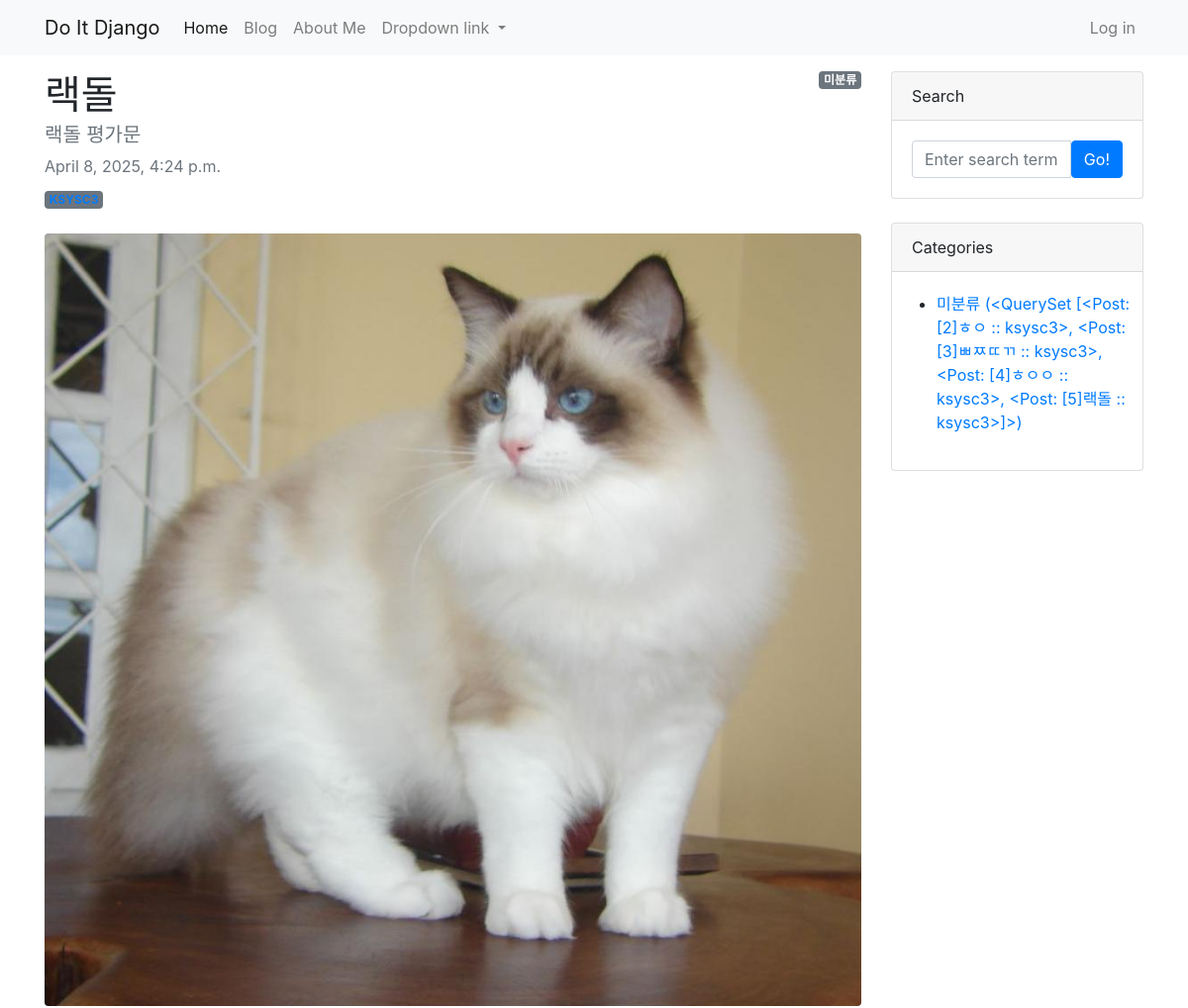
The app's page /blog/5/ (upper part), older data.
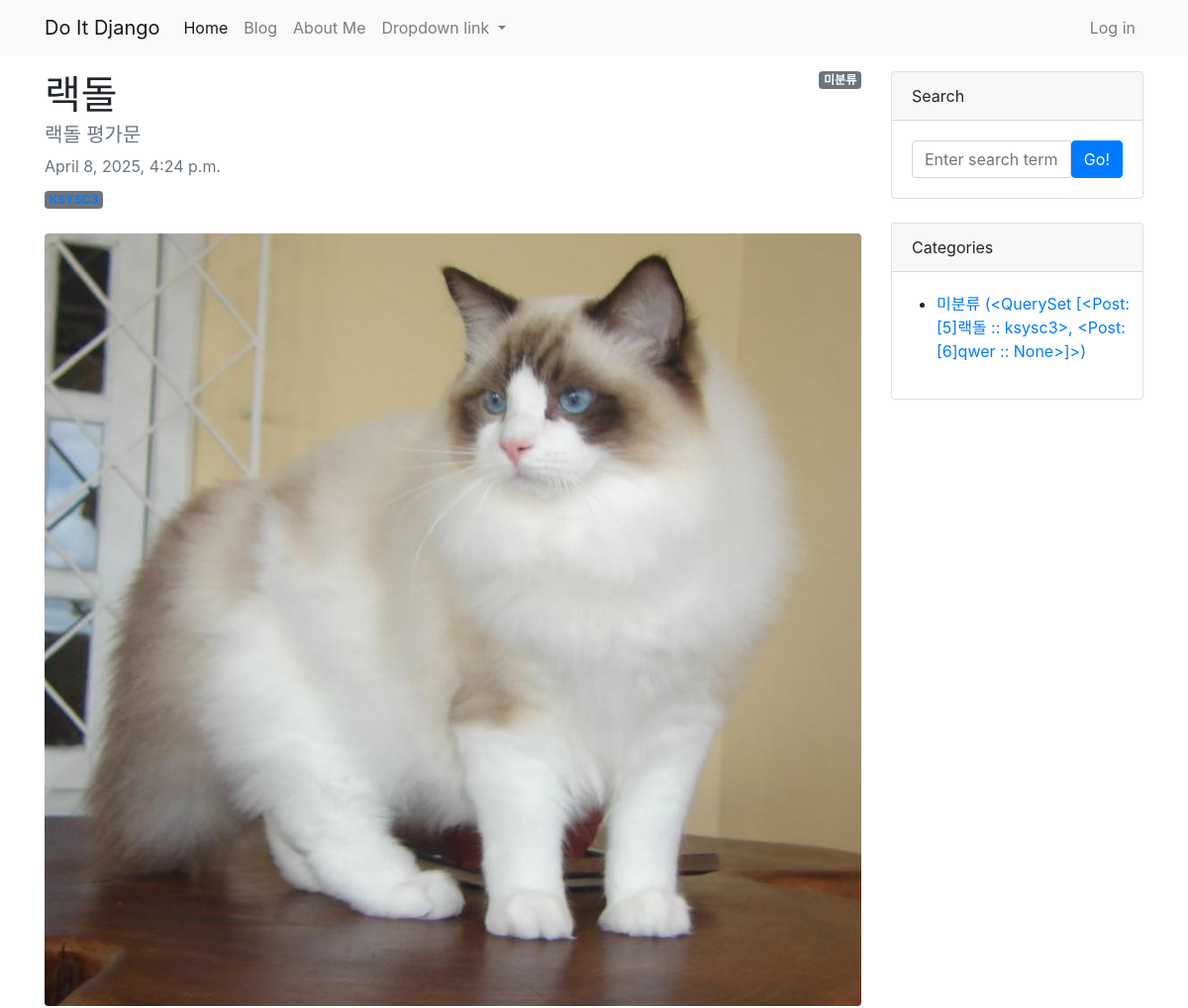
The same page, newer data.
### blog/models.py (models this page shows, shortened)
class Post(models.Model):
    title = models.CharField(max_length=30)
    hook_text = models.CharField(max_length=100, blank=True)
    content = models.TextField()
    head_image = models.ImageField(upload_to='blog/images/%Y/%m/%d/', blank=True)
    file_upload = models.FileField(upload_to='blog/files/%Y/%m/%d/', blank=True)
    created_at = models.DateTimeField(auto_now_add=True)
    updated_at = models.DateTimeField(auto_now=True)
    author = models.ForeignKey(User, null=True, blank=True, on_delete=models.SET_NULL) #CASCADEL
    category = models.ForeignKey(Category, null=True, blank=True, on_delete=models.SET_NULL)
    tags = models.ManyToManyField(Tag, null=True, blank=True)
    def __str__(self):
        return f'[{self.pk}]{self.title} :: {self.author}'
    def get_file_name(self):
        return os.path.basename(self.file_upload.name)
    def get_file_ext(self):
        return self.get_file_name().split('.')[-1]

### blog/views.py (the view)
# urls.py: path('<int:pk>/', views.PostDetail.as_view()),
class PostDetail(DetailView):
    model = Post
    def get_context_data(self, **kwargs):
        context = super(PostDetail, self).get_context_data()
        context['categories'] = Category.objects.all()
        context['no_category_post_count'] = Post.objects.filter(category=None)
        return context

### blog/templates/blog/post_detail.html (shortened to what this page needs)
{% extends 'blog/base.html' %}
{% block main_area %}
    <div id="post-area">
        {% if post.category %}
            <span class="badge badge-secondary float-right">{{ post.category }}</span>
        {% else %}
            <span class="badge badge-secondary float-right">미분류</span>
        {% endif %}
        <article>
            <header class="mb-4">
                <h1 class="fw-bolder mb-1">{{ post.title }}</h1>
                <h5 class="text-muted">{{ post.hook_text }}</h5>
                <div class="text-muted fst-italic mb-2">{{ post.created_at }}</div>
                <a class="badge bg-secondary text-decoration-none link-light" href="#!">{{ post.author | upper }}</a>
            </header>
            {% if post.head_image %}
                <figure class="mb-4"><img class="img-fluid rounded" src="{{ post.head_image.url }}" alt="{{ post.title }} head_image" /></figure>
            {% else %}
                <img class="card-img-top" src="https://picsum.photos/seed/{{ p.id }}/800/200" alt="random_image" />
            {% endif %}
        </article>
    </div>
{% endblock %}

### blog/templates/blog/base.html (shortened to what this page needs)
<!DOCTYPE html>
{% load static %}
<html lang="en">
    <head>
        <link rel="stylesheet" href="{% static 'blog/bootstrap/bootstrap.min.css' %}"media="screen">
    </head>
    <body>
        {% include 'blog/navbar.html' %}
        <div class="container my-3">
            <div class="row">
                <div class="col-md-8 col-lg-9" id="main-area">
                    {% block main_area %}
                    {% endblock %}
                </div>
                <div class="col-md-4 col-lg-3">
                    <div class="card mb-4">
                        <div class="card-header">Search</div>
                        <div class="card-body">
                            <div class="input-group">
                                <input class="form-control" type="text" placeholder="Enter search term..." aria-label="Enter search term..." aria-describedby="button-search" />
                                <button class="btn btn-primary" id="button-search" type="button">Go!</button>
                            </div>
                        </div>
                    </div>
                    <div class="card mb-4" id="Categories-card">
                        <div class="card-header">Categories</div>
                        <div class="card-body">
                            <div class="row">
                                    <ul>
                                        <li><a href="/blog/category/no_category/">미분류 ({{ no_category_post_count }})</a></li>
                                    </ul>
                            </div>
                        </div>
                    </div>
                </div>
            </div>
        </div>
    </body>
</html>

Row changes from the older to the newer data that the page shows:
removed Post: id+title+author "<QuerySet [<Post: [2]ㅎㅇ :: ksysc3>, <Post: [3]ㅃㅉㄸㄲ :: ksysc3>, <Post: [4]ㅎㅇㅇ :: ksysc3>, <Post: [5]랙돌 :: ksysc3>]>"
Text that changed along with them:
{{ no_category_post_count }}: "<QuerySet [<Post: [2]ㅎㅇ :: ksysc3>, <Post: [3]ㅃㅉㄸㄲ :: ksysc3>, <Post: [4]ㅎㅇㅇ :: ksysc3>, <Post: [5]랙돌 :: ksysc3>]>" → "<QuerySet [<Post: [5]랙돌 :: ksysc3>, <Post: [6]qwer :: None>]>"
